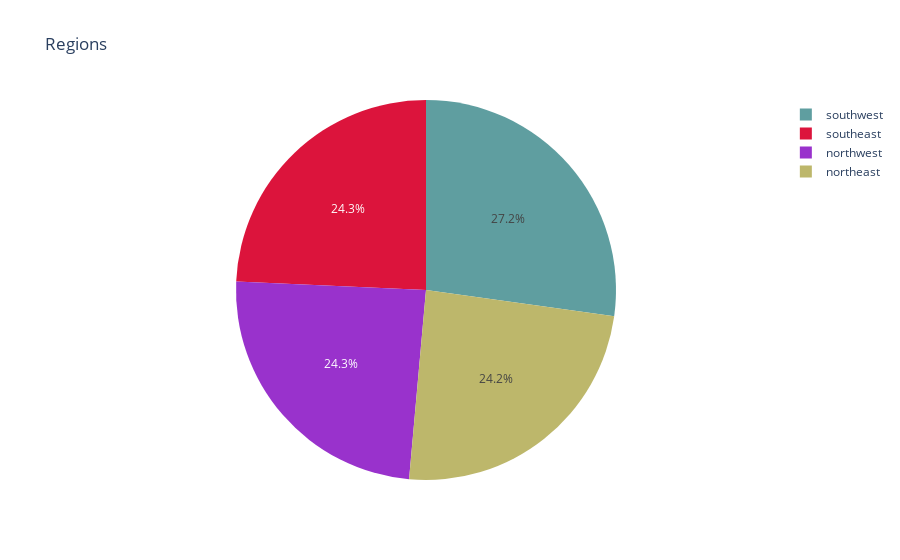

Notebook code cell kept with this figure:
### Code cell
region_name=Insurance.region.unique()
region_value=Insurance.region.value_counts()
px.pie(names=region_name,values=region_value,title='Regions',color_discrete_sequence=['cadetblue','crimson','darkorchid','darkkhaki'])

### Figure 1 — Plotly figure (JSON) as saved in the notebook; plotly's stock layout.template omitted (floating-point values rounded to 4 significant figures)
{"data": [{"domain": {"x": [0, 1], "y": [0, 1]}, "hovertemplate": "label=%{label}<br>value=%{value}<extra></extra>", "labels": ["southwest", "southeast", "northwest", "northeast"], "legendgroup": "", "name": "", "showlegend": true, "type": "pie", "values": [364, 325, 325, 324]}], "layout": {"legend": {"tracegroupgap": 0}, "piecolorway": ["cadetblue", "crimson", "darkorchid", "darkkhaki"], "title": {"text": "Regions"}}}
